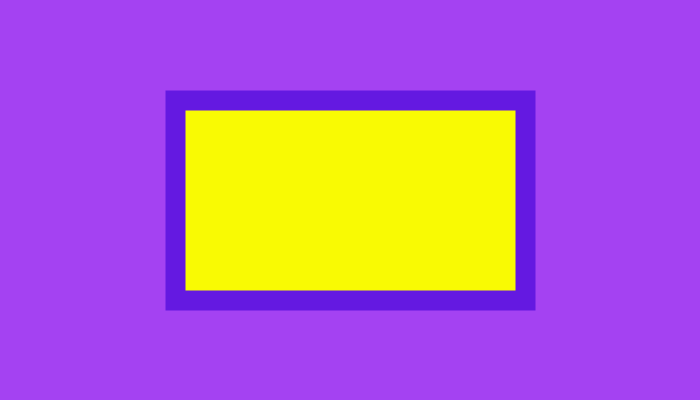
Frame 1 (no input)
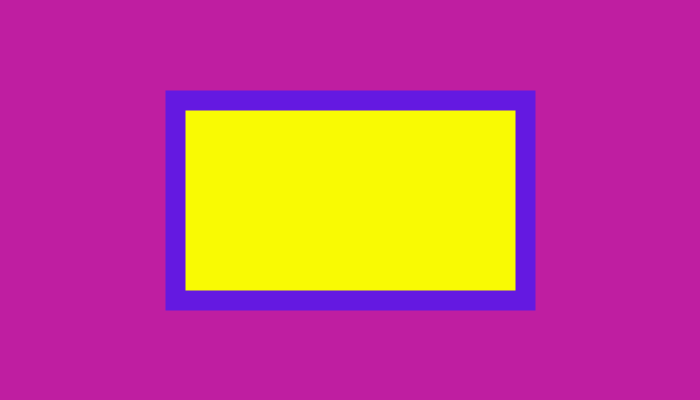
Frame 60 (the mouse pressed at the canvas centre just before this capture)
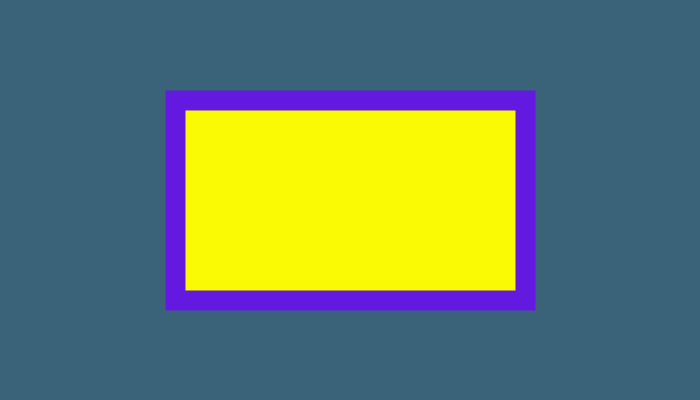
Frame 120 (the mouse held since frame 60 and released just before this capture)

The Processing sketch that drew these frames (run headless with seeded random() and noise(); from frame 60 on, the mouse is pressed at the canvas centre):

// Processing sketch: Hello_World
// ── Hello_World.pde
//Global Variables
int appWidth, appHeight; //Int= Interger val.
float centerX, centerY, xStart, yStart, widthRect, heightRect; //float = Decimal Val.
color blackNightMode=#000000, purple=#6419E1, yellow=#F9FA03, white=#FFFFFF; //hexidecimal
color purpleNightMode=#FA0096, yellowNightMode=#F8FC00;
float thin, normal, thick;
Boolean nightMode=false, randomBackground=false;
//
void setup() {
  //Declaring Display Geometry: landscape, square, potrait
  size(700, 400); //Able to deploy with efullscreen();   
  //Adjusting Frame rates..
  frameRate(4);
  //
  appWidth = width;
  appHeight = height;
  //
  //Concatenation , -or- +
  println("\t\t\tWidth="+width, "\tHeight="+height);
  println("Display Monitor:", "\twidth:"+displayWidth, "height:"+displayHeight);
  //
  String ls="landscapes or Square", p="potrait", DO="Display Orientation", instruct ="Breh, turn your phon";
  //
  if ( appWidth >= appHeight ) { //Declaring Landscape & Square 
    println(instruct);
  } else {
    println("Display: Good to Go");
    if ( appWidth > displayWidth ) { //Fitting CANVAS into Monitor display} else {
    appWidth=0;
    appHeight=0;
    println("STOP, is broken");
    } else {
      //Empty ELSE
    }
  } 
  //Population
  centerX = width * 1/2;
  centerY = height *1/2;
  xStart = centerX - (width * 1/4); 
  yStart = centerY - (height * 1/4);
  widthRect = width * 1/2;
  heightRect = height * 1/2;
  thin = appWidth / appWidth; //1
  normal = appWidth * 1/70;
  thick = appWidth * 1/35;
} //End setup
//

void draw() {
  // Printing Frame rate (hopefully)
  //println(frameRate); //show frame rate 60 times a second..
  // New Background Function "Covers" old gray scale background()
  // Night mode means backgroubd cannot have blue // change randome for night mode, hard core "0"
  //background(100); //Gray Scale (0-255) & Blue Issue for night mode
  background( color( random(0 , 255), random(0 , 255), random(0 , 255) ) ); // Strobe light fever!
  //
  //background( blackNightMode );
  strokeWeight( thick );
  stroke( purple ); //purpleNightMode
  fill( yellow ); //yellowNightMode
  rect(xStart, yStart, widthRect, heightRect);
  fill( white ); //default reset
  stroke( blackNightMode ); //default reset
  strokeWeight(1); //default reset
} //End draw
//
void keyPressed() {} //End keyPressed
//
void mousePressed() {} //End mousePressed
//
//End Main Program
